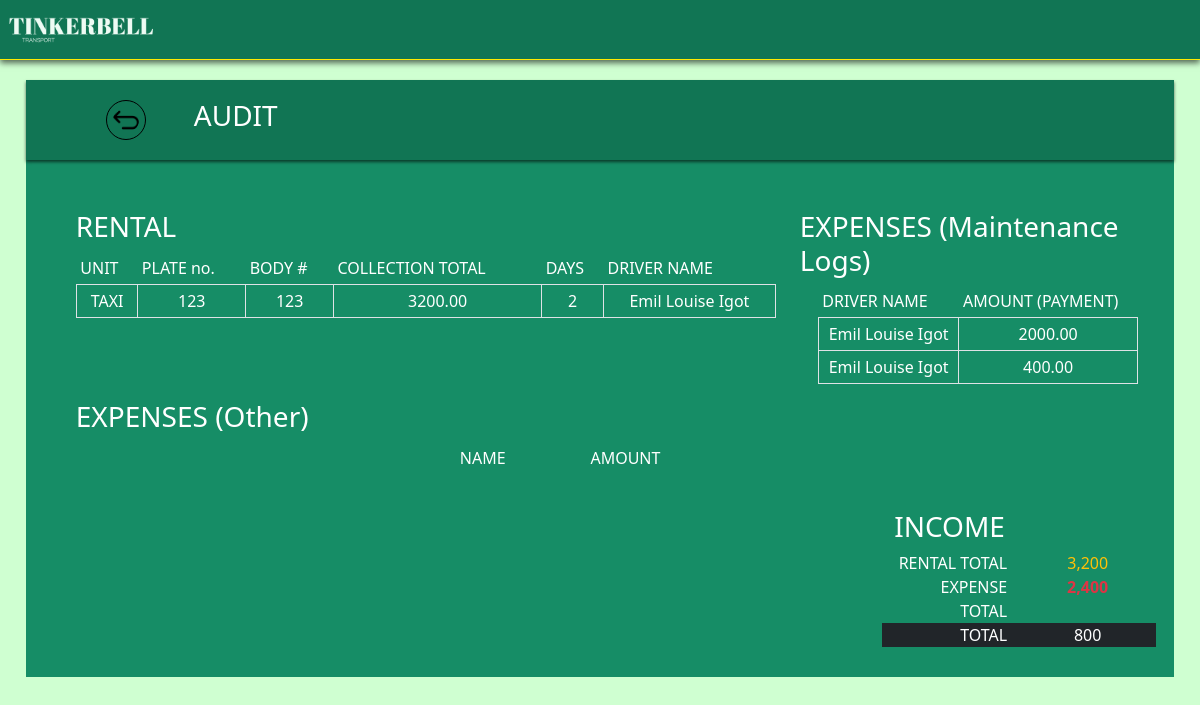
The page /viewAudit.php on the database its author committed.
### tables this page shows
CREATE TABLE `rentals` (
  `id` int(11) NOT NULL,
  `unit` varchar(255) NOT NULL,
  `plate_no` varchar(255) NOT NULL,
  `body_no` int(11) NOT NULL,
  `driver_name` varchar(255) NOT NULL,
  `payment_method` enum('CASH','GCASH') NOT NULL,
  `days` int(11) NOT NULL,
  `rental` decimal(10,2) NOT NULL,
  `maintenance` decimal(10,2) NOT NULL,
  `savings` decimal(10,2) NOT NULL,
  `accspay` decimal(10,2) NOT NULL,
  `total` decimal(10,2) NOT NULL,
  `collection_total` decimal(10,2) GENERATED ALWAYS AS (`rental` * `days` + `maintenance` + `savings` + `accspay`) STORED,
  `status` enum('pending','approved','rejected','completed') DEFAULT 'pending',
  `start_date` date DEFAULT NULL,
  `end_date` date DEFAULT NULL,
  `created_at` timestamp NOT NULL DEFAULT current_timestamp(),
  `driver_id` int(11) NOT NULL,
  `guest_id` int(11) NOT NULL,
  `car_id` int(11) DEFAULT NULL,
  `rental_date` datetime DEFAULT current_timestamp(),
  `mode_of_payment` varchar(255) DEFAULT NULL
);

CREATE TABLE `maintenancelogs` (
  `id` int(11) NOT NULL,
  `unit` varchar(50) NOT NULL,
  `plate_no` varchar(20) NOT NULL,
  `body_no` int(11) NOT NULL,
  `driver_name` varchar(100) NOT NULL,
  `maintenance` varchar(255) NOT NULL,
  `mechanic` varchar(100) NOT NULL,
  `created_at` timestamp NOT NULL DEFAULT current_timestamp(),
  `payment` decimal(10,2) DEFAULT 0.00
);

### viewAudit.php (the view, shortened to what this page needs)
<?php
$db = new Database();
$conn = $db->getDb();
$maintenanceQuery = $conn->prepare("SELECT driver_name, payment FROM maintenanceLogs");
$maintenanceQuery->execute();
$maintenanceResult = $maintenanceQuery->fetchAll(PDO::FETCH_ASSOC);
$rentalQuery = $conn->prepare("SELECT unit, plate_no, body_no, total, days, driver_name FROM rentals");
$rentalQuery->execute();
$rentalResult = $rentalQuery->fetchAll(PDO::FETCH_ASSOC);
$totalRental = 0;
foreach ($rentalResult as $row) {
    $totalRental += $row['total'];
}
$totalExpense = 0;
foreach ($maintenanceResult as $maintenance) {
    $totalExpense += $maintenance['payment'];
}
$totalIncome = $totalRental - $totalExpense;
?>
<!DOCTYPE html>
<html lang="en">
<head>
    <link rel="stylesheet" href="css/view_audit.css">
    <link rel="stylesheet" href="https://cdn.jsdelivr.net/npm/bootstrap@5.3.3/dist/css/bootstrap.min.css">
</head>
<body class="body">
    <div class="navigation">
        <img src="images/TINKERBELL W.png" alt="TINKERBELL TRANSPORT">
    </div>
    <div class="containerBox">
        <div class="header">
            <a href="adminDashboard.php">
                <img src="images/return.png" alt="return">
            </a>
            <div class="log-maintenance text-white ms-5">
                <h3>AUDIT</h3>
            </div>
        </div>
        <div class="contents">
            <div class="row">
                <div class="col">
                    <div class="rental">
                        <h3>RENTAL</h3>
                        <div class="table-container">
                            <table class="table table-bordered table-sm table-hover">
                                <thead>
                                    <tr class="borderless">
                                        <td class="bg-transparent text-white">UNIT</td>
                                        <td class="bg-transparent text-white">PLATE no.</td>
                                        <td class="bg-transparent text-white">BODY #</td>
                                        <td class="bg-transparent text-white">COLLECTION TOTAL</td>
                                        <td class="bg-transparent text-white">DAYS</td>
                                        <td class="bg-transparent text-white">DRIVER NAME</td>
                                    </tr>
                                </thead>
                                <tbody>
                                    <?php
                                    foreach ($rentalResult as $row) {
                                    ?>
                                    <tr>
                                        <td class="bg-transparent text-white text-center"><?php echo htmlspecialchars($row['unit']); ?></td>
                                        <td class="bg-transparent text-white text-center"><?php echo htmlspecialchars($row['plate_no']); ?></td>
                                        <td class="bg-transparent text-white text-center"><?php echo htmlspecialchars($row['body_no']); ?></td>
                                        <td class="bg-transparent text-white text-center"><?php echo htmlspecialchars($row['total']); ?></td>
                                        <td class="bg-transparent text-white text-center"><?php echo htmlspecialchars($row['days']); ?></td>
                                        <td class="bg-transparent text-white text-center"><?php echo htmlspecialchars($row['driver_name']); ?></td>
                                    </tr>
                                    <?php } ?>
                                </tbody>
                            </table>
                        </div>
                    </div>
                </div>
                <div class="col">
                    <div class="expense">
                        <h3>EXPENSES (Maintenance Logs)</h3>
                        <div class="table-container">
                            <table class="table table-sm table-bordered table-hover">
                                <thead>
                                    <tr class="borderless">
                                        <td class="bg-transparent text-white">DRIVER NAME</td>
                                        <td class="bg-transparent text-white">AMOUNT (PAYMENT)</td>
                                    </tr>
                                </thead>
                                <tbody>
                                    <?php
                                    foreach ($maintenanceResult as $maintenance) {
                                    ?>
                                    <tr>
                                        <td class="bg-transparent text-white text-center"><?php echo htmlspecialchars($maintenance['driver_name']); ?></td>
                                        <td class="bg-transparent text-white text-center"><?php echo htmlspecialchars($maintenance['payment']); ?></td>
                                    </tr>
                                    <?php } ?>
                                </tbody>
                            </table>
                        </div>
                    </div>
                </div>
                <div class="col">
                    <div class="expense">
                        <h3>EXPENSES (Other)</h3>
                        <div class="table-container">
                            <table class="table table-sm table-bordered table-hover">
                                <thead>
                                    <tr class="borderless">
                                        <td class="bg-transparent text-white">NAME</td>
                                        <td class="bg-transparent text-white">AMOUNT</td>
                                    </tr>
                                </thead>
                            </table>
                        </div>
                    </div>
                </div>
            </div>
        </div>
        <div>
            <div class="income m-auto me-0 text-white" style="width: 250px;">
                <h3>INCOME</h3>
                <div class="row light-bg">
                    <div class="col text-end">RENTAL TOTAL</div>
                    <div class="col text-center text-warning"><?php echo number_format($totalRental); ?></div>
                </div>
                <div class="row light-bg">
                    <div class="col text-end">EXPENSE TOTAL</div>
                    <div class="col text-center text-danger fw-bold"><?php echo number_format($totalExpense); ?></div>
                </div>
                <div class="row bg-dark">
                    <div class="col text-end">TOTAL</div>
                    <div class="col text-center"><?php echo number_format($totalIncome); ?></div>
                </div>
            </div>
        </div>
    </div>
</body>
</html>

### css/view_audit.css (style rules this page uses)
.body { margin: 0; padding: 20px; padding-top: 80px; background-color: #CFFFD1; }
.navigation { background-color: #117554; position: fixed; box-shadow: 0 3px 6px rgba(0, 0, 0, 0.6); border-bottom: #FFEB00 solid 0.1px; top: 0; left: 0; width: 100%; height: 60px; z-index: 999; }
.navigation img { width: 160px; }
.containerBox { background-color: #168D66; width: 99%; height: max-content; margin: auto; padding: 30px; padding-top: 110px; position: relative; min-height: 520px; }
.header { position: absolute; top: 0; left: 0; height: 80px; width: 100%; background-color: #117554; box-shadow: 0 2px 3px rgba(0, 0, 0, 0.6); display: flex; align-items: center; padding: 0 80px; }
.header a { height: min-content; }
.header img { width: 40px; height: 40px; padding: 6px; border: 1px solid black; border-radius: 50%; }
.contents { padding: 20px; height: min-content; width: 1120px; margin: auto; color: #FFFFFF; }
.rental .table-container { margin: auto; width: 700px; }
.expense .table-container { margin: auto; width: 320px; }
.borderless, .borderless td { border: 0; }

### rows shown on the page
rentals: unit "TAXI", plate_no "123", body_no "123", total "3200.00", days "2", driver_name "Emil Louise Igot"
maintenancelogs: driver_name "Emil Louise Igot", payment "2000.00"
maintenancelogs: driver_name "Emil Louise Igot", payment "400.00"

### other values the page prints
$totalRental "3,200"
$totalIncome "800"
